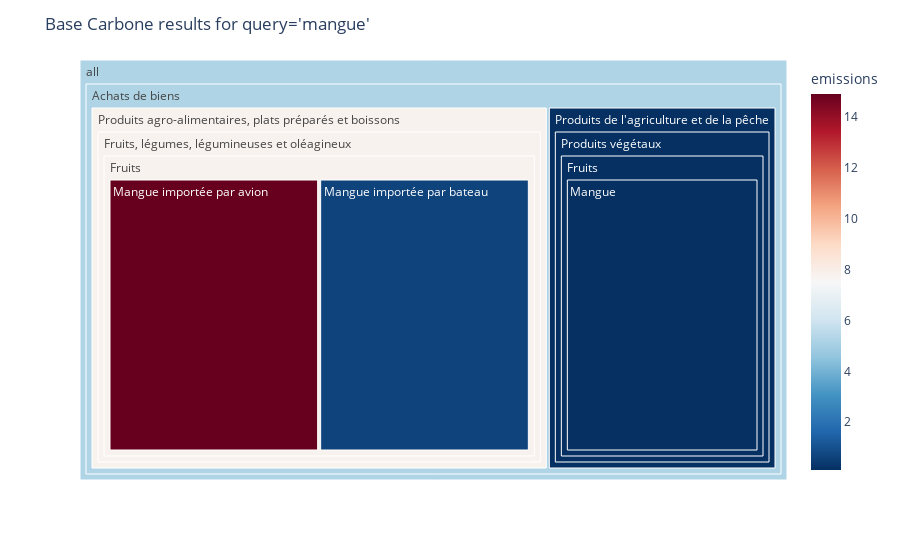

The cell this chart's notebook holds for it:
### Markdown cell above
## What's worse between a mango in France and a mango bought from South America?

### Code cell
r,fig = baca.search("mangue",kind = "treemap")
fig

### Figure 1 — Plotly figure (JSON) as saved in the notebook; plotly's stock layout.template omitted (floating-point values rounded to 4 significant figures)
{"data": [{"branchvalues": "total", "customdata": [[33054, 14.9, "kgCO2e/kg de poids net"], [33055, 0.655, "kgCO2e/kg de poids net"], [28425, 0.122, "kgCO2e/kg"], [33054, 14.9, "kgCO2e/kg de poids net"], [33055, 0.655, "kgCO2e/kg de poids net"], [28425, 0.122, "kgCO2e/kg"], [33054, 14.9, "kgCO2e/kg de poids net"], [33055, 0.655, "kgCO2e/kg de poids net"], [28425, 0.122, "kgCO2e/kg"], [28425, 0.122, "kgCO2e/kg"], [33054, 14.9, "kgCO2e/kg de poids net"], [33055, 0.655, "kgCO2e/kg de poids net"], [28425, 0.122, "kgCO2e/kg"], [33054, 14.9, "kgCO2e/kg de poids net"], [33055, 0.655, "kgCO2e/kg de poids net"], ["(?)", 7.777, "kgCO2e/kg de poids net"], [28425, 0.122, "kgCO2e/kg"], ["(?)", 7.777, "kgCO2e/kg de poids net"], [28425, 0.122, "kgCO2e/kg"], ["(?)", 7.777, "kgCO2e/kg de poids net"], [28425, 0.122, "kgCO2e/kg"], ["(?)", 5.226, "(?)"], ["(?)", 5.226, "(?)"]], "domain": {"x": [0, 1], "y": [0, 1]}, "hovertemplate": "<b>%{label}</b> - Count: %{value}<br>Emissions: %{color:.5f} %{customdata[2]}<br>Id: %{customdata[0]}", "ids": ["all/Achats de biens/Produits agro-alimentaires, plats préparés et boissons/Fruits, légumes, légumineuses et oléagineux/Fruits/Mangue importée par avion/pulpe, crue/ /France continentale/ ", "all/Achats de biens/Produits agro-alimentaires, plats préparés et boissons/Fruits, légumes, légumineuses et oléagineux/Fruits/Mangue importée par bateau/pulpe, crue/ /France continentale/ ", "all/Achats de biens/Produits de l'agriculture et de la pêche/Produits végétaux/Fruits/Mangue/conventionnel, serre semi fermée,  énergie fatale et biomasse,  avec CO2 liquide, avec recyclage des/Au verger/France continentale/ ", "all/Achats de biens/Produits agro-alimentaires, plats préparés et boissons/Fruits, légumes, légumineuses et oléagineux/Fruits/Mangue importée par avion/pulpe, crue/ /France continentale", "all/Achats de biens/Produits agro-alimentaires, plats préparés et boissons/Fruits, légumes, légumineuses et oléagineux/Fruits/Mangue importée par bateau/pulpe, crue/ /France continentale", "all/Achats de biens/Produits de l'agriculture et de la pêche/Produits végétaux/Fruits/Mangue/conventionnel, serre semi fermée,  énergie fatale et biomasse,  avec CO2 liquide, avec recyclage des/Au verger/France continentale", "all/Achats de biens/Produits agro-alimentaires, plats préparés et boissons/Fruits, légumes, légumineuses et oléagineux/Fruits/Mangue importée par avion/pulpe, crue/ ", "all/Achats de biens/Produits agro-alimentaires, plats préparés et boissons/Fruits, légumes, légumineuses et oléagineux/Fruits/Mangue importée par bateau/pulpe, crue/ ", "all/Achats de biens/Produits de l'agriculture et de la pêche/Produits végétaux/Fruits/Mangue/conventionnel, serre semi fermée,  énergie fatale et biomasse,  avec CO2 liquide, avec recyclage des/Au verger", "all/Achats de biens/Produits de l'agriculture et de la pêche/Produits végétaux/Fruits/Mangue/conventionnel, serre semi fermée,  énergie fatale et biomasse,  avec CO2 liquide, avec recyclage des", "all/Achats de biens/Produits agro-alimentaires, plats préparés et boissons/Fruits, légumes, légumineuses et oléagineux/Fruits/Mangue importée par avion/pulpe, crue", "all/Achats de biens/Produits agro-alimentaires, plats préparés et boissons/Fruits, légumes, légumineuses et oléagineux/Fruits/Mangue importée par bateau/pulpe, crue", "all/Achats de biens/Produits de l'agriculture et de la pêche/Produits végétaux/Fruits/Mangue", "all/Achats de biens/Produits agro-alimentaires, plats préparés et boissons/Fruits, légumes, légumineuses et oléagineux/Fruits/Mangue importée par avion", "all/Achats de biens/Produits agro-alimentaires, plats préparés et boissons/Fruits, légumes, légumineuses et oléagineux/Fruits/Mangue importée par bateau", "all/Achats de biens/Produits agro-alimentaires, plats préparés et boissons/Fruits, légumes, légumineuses et oléagineux/Fruits", "all/Achats de biens/Produits de l'agriculture et de la pêche/Produits végétaux/Fruits", "all/Achats de biens/Produits agro-alimentaires, plats préparés et boissons/Fruits, légumes, légumineuses et oléagineux", "all/Achats de biens/Produits de l'agriculture et de la pêche/Produits végétaux", "all/Achats de biens/Produits agro-alimentaires, plats préparés et boissons", "all/Achats de biens/Produits de l'agriculture et de la pêche", "all/Achats de biens", "all"], "labels": [" ", " ", " ", "France continentale", "France continentale", "France continentale", " ", " ", "Au verger", "conventionnel, serre semi fermée,  énergie fatale et biomasse,  avec CO2 liquide, avec recyclage des", "pulpe, crue", "pulpe, crue", "Mangue", "Mangue importée par avion", "Mangue importée par bateau", "Fruits", "Fruits", "Fruits, légumes, légumineuses et oléagineux", "Produits végétaux", "Produits agro-alimentaires, plats préparés et boissons", "Produits de l'agriculture et de la pêche", "Achats de biens", "all"], "marker": {"coloraxis": "coloraxis", "colors": [14.9, 0.655, 0.122, 14.9, 0.655, 0.122, 14.9, 0.655, 0.122, 0.122, 14.9, 0.655, 0.122, 14.9, 0.655, 7.777, 0.122, 7.777, 0.122, 7.777, 0.122, 5.226, 5.226]}, "maxdepth": 6, "name": "", "parents": ["all/Achats de biens/Produits agro-alimentaires, plats préparés et boissons/Fruits, légumes, légumineuses et oléagineux/Fruits/Mangue importée par avion/pulpe, crue/ /France continentale", "all/Achats de biens/Produits agro-alimentaires, plats préparés et boissons/Fruits, légumes, légumineuses et oléagineux/Fruits/Mangue importée par bateau/pulpe, crue/ /France continentale", "all/Achats de biens/Produits de l'agriculture et de la pêche/Produits végétaux/Fruits/Mangue/conventionnel, serre semi fermée,  énergie fatale et biomasse,  avec CO2 liquide, avec recyclage des/Au verger/France continentale", "all/Achats de biens/Produits agro-alimentaires, plats préparés et boissons/Fruits, légumes, légumineuses et oléagineux/Fruits/Mangue importée par avion/pulpe, crue/ ", "all/Achats de biens/Produits agro-alimentaires, plats préparés et boissons/Fruits, légumes, légumineuses et oléagineux/Fruits/Mangue importée par bateau/pulpe, crue/ ", "all/Achats de biens/Produits de l'agriculture et de la pêche/Produits végétaux/Fruits/Mangue/conventionnel, serre semi fermée,  énergie fatale et biomasse,  avec CO2 liquide, avec recyclage des/Au verger", "all/Achats de biens/Produits agro-alimentaires, plats préparés et boissons/Fruits, légumes, légumineuses et oléagineux/Fruits/Mangue importée par avion/pulpe, crue", "all/Achats de biens/Produits agro-alimentaires, plats préparés et boissons/Fruits, légumes, légumineuses et oléagineux/Fruits/Mangue importée par bateau/pulpe, crue", "all/Achats de biens/Produits de l'agriculture et de la pêche/Produits végétaux/Fruits/Mangue/conventionnel, serre semi fermée,  énergie fatale et biomasse,  avec CO2 liquide, avec recyclage des", "all/Achats de biens/Produits de l'agriculture et de la pêche/Produits végétaux/Fruits/Mangue", "all/Achats de biens/Produits agro-alimentaires, plats préparés et boissons/Fruits, légumes, légumineuses et oléagineux/Fruits/Mangue importée par avion", "all/Achats de biens/Produits agro-alimentaires, plats préparés et boissons/Fruits, légumes, légumineuses et oléagineux/Fruits/Mangue importée par bateau", "all/Achats de biens/Produits de l'agriculture et de la pêche/Produits végétaux/Fruits", "all/Achats de biens/Produits agro-alimentaires, plats préparés et boissons/Fruits, légumes, légumineuses et oléagineux/Fruits", "all/Achats de biens/Produits agro-alimentaires, plats préparés et boissons/Fruits, légumes, légumineuses et oléagineux/Fruits", "all/Achats de biens/Produits agro-alimentaires, plats préparés et boissons/Fruits, légumes, légumineuses et oléagineux", "all/Achats de biens/Produits de l'agriculture et de la pêche/Produits végétaux", "all/Achats de biens/Produits agro-alimentaires, plats préparés et boissons", "all/Achats de biens/Produits de l'agriculture et de la pêche", "all/Achats de biens", "all/Achats de biens", "all", ""], "root": {"color": "lightgrey"}, "type": "treemap", "values": [1, 1, 1, 1, 1, 1, 1, 1, 1, 1, 1, 1, 1, 1, 1, 2, 1, 2, 1, 2, 1, 3, 3]}], "layout": {"coloraxis": {"colorbar": {"title": {"text": "emissions"}}, "colorscale": [[0, "rgb(5,48,97)"], [0.1, "rgb(33,102,172)"], [0.2, "rgb(67,147,195)"], [0.3, "rgb(146,197,222)"], [0.4, "rgb(209,229,240)"], [0.5, "rgb(247,247,247)"], [0.6, "rgb(253,219,199)"], [0.7, "rgb(244,165,130)"], [0.8, "rgb(214,96,77)"], [0.9, "rgb(178,24,43)"], [1, "rgb(103,0,31)"]]}, "legend": {"tracegroupgap": 0}, "margin": {"t": 60}, "title": {"text": "Base Carbone results for query='mangue'"}}}
